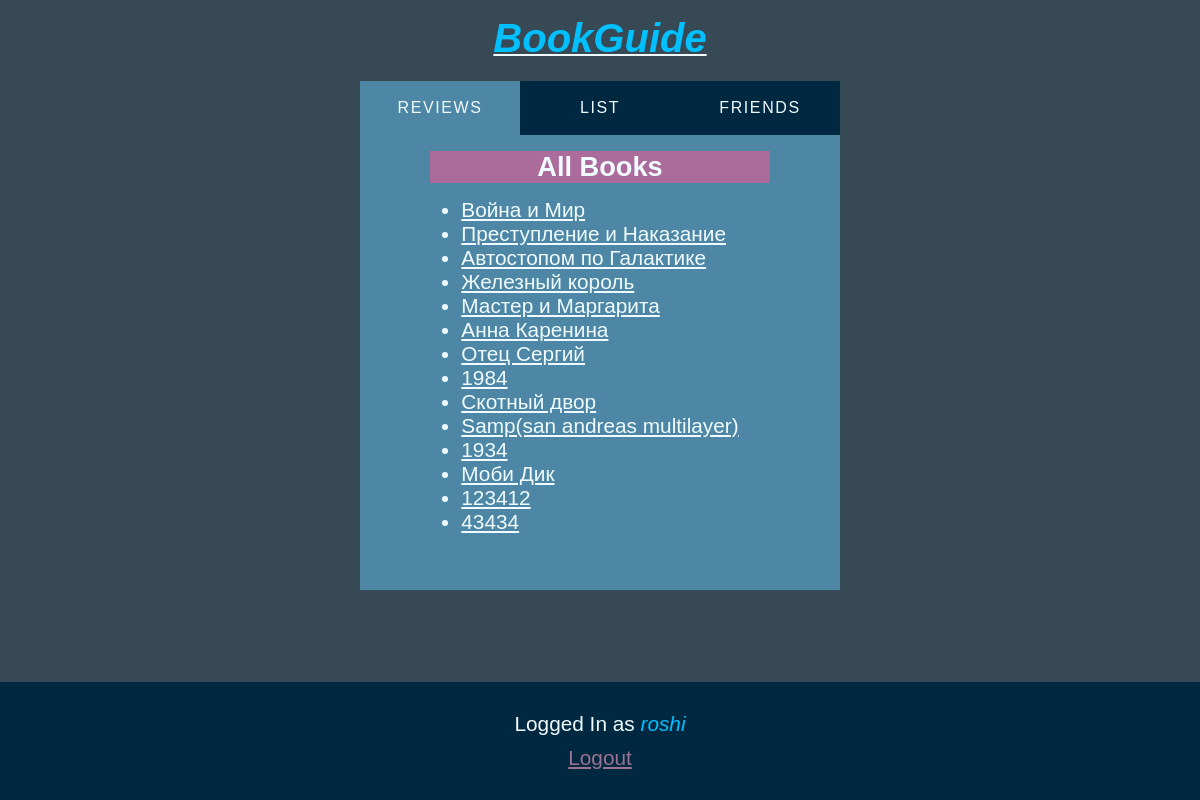
The app's page /books/ (signed in) with its own data.
### list/models.py (models this page shows)
class Book(models.Model):
    title = models.CharField(max_length=100)

### list/views.py (the view)
# urls.py: path('books/', views.allbooks, name="allbooks"),
def allbooks(request):
    context = {
        'books': Book.objects.all(),
        'current_tab': "reviews"
    }
    return render(request, 'allbooks.html', context)

### list/templates/allbooks.html (shortened to what this page needs)
{% extends "base_list.html" %}
{% load i18n %}
{% block main %}
<main>
    <article>
        <h2>{% trans 'All Books' %}</h2>
        <ul>
            {% for book in books %}
                <li><a href="{% url 'reviews' book.pk %}">{{book.title}}</a></li>
            {% endfor %}
        </ul>
    </article>
</main>
{% endblock %}

### list/templates/base_list.html (shortened to what this page needs)
{% extends "base_generic.html" %}
{% load list_extras %}
{% load i18n %}
{% block head %}
    {% load static %}
    <link rel="stylesheet" href="{% static 'list.css' %}" type="text/css">
    {% load static %}
    <link rel="stylesheet" href="{% static 'colors.css' %}" type="text/css">
{% endblock %}
{% block content %}
    <header>
        {% if another_owner.username %}
            <h1><em>{{ another_owner.username }}'s</em> <a href="{% url 'home' %}"><em>BookGuide</em></a></h1>
            {% if another_owner.username == request.user.username %}
                <span class="big-tag you">{% trans 'You' %}</span>
            {% elif another_owner.profile in request.user.profile.friends.all %}
                <span class="big-tag friend" >{% trans 'Friend' %}</span>
            {% elif another_owner in invites_from_me %}
                <span class="big-tag invite-sent">{% trans 'Invite Sent' %}</span>
            {% else %}
            <a class="big-tag send-invite" href="{% url 'send_invite' another_owner.username %}?next={{request.get_full_path}}">{% trans 'Send Invite' %}</a>
            {% endif %}
        {% else %}
            <h1><a href="{% url 'home' %}" ><em>BookGuide</em></a></h1>
        {% endif %}
    </header>
    <nav>
        <a {% if current_tab == 'reviews' %}selected{%endif%} href="{% url 'allbooks' %}">{% trans 'Reviews' %}</a>
        <a {% if current_tab == 'list' %}selected{%endif%} href="{% url 'home' %}">{% trans 'List' %}</a>
        <a {% if current_tab == 'friends' %}selected{%endif%} href="{% url 'friends' %}">{% trans 'Friends' %}</a>
    </nav>
    {% block main %}
    {% endblock %}
    <footer>
        {% if user.username %}
            <p>{% trans 'Logged In as' %} <em>{{ user.username }}</em></p>
            <a href="{% url 'logout' %}">{% trans 'Logout' %}</a>
        {% else %}
            <p>{% trans 'Not Logged In' %}</p>
            <em><a href="{% url 'login' %}">{% trans 'Login' %}</a></em>
        {% endif %}
    </footer>
{% endblock %}

### list/static/list.css (style rules this page uses)
html { font-size: 100%; }
* { font-size: 1.3rem; font-family: sans-serif; word-break: break-word; }
h1 { font-size: 1.5rem; }
nav { width: min(30rem, 100%); margin: 0 auto; display: flex; justify-content: center; align-items: center; text-align: center; background-color: var(--nav); }
nav>a { font-size: 1rem; flex: 1 1 0px; padding: 2ch 0 ; text-transform: uppercase; letter-spacing: 0.1rem; text-decoration: none; }
nav>a[selected] { background-color: var(--main); }
header>h1 em, header>h1 em * { font-size: 2.5rem; }
h2, h2 span { font-size: 1.7rem; }
article { min-width: min(20ch, 100%); }
html { overflow-x: hidden; }
body { display: flex; flex-direction: column; min-height: 100vh; min-width: 100vw; margin: 0; }
header { display: flex; align-items: center; flex-direction: column; padding-bottom: 10px; width: 100%; }
main { width: min(30rem, 100%); margin: 0 auto; display: flex; align-items: center; flex-direction: column; padding: 1rem 1ch; box-sizing: border-box; }
h1,h2,h3 { text-align: center; }
h2 { margin: 0 0 15px 0; }
ul { margin: 0 0 20px 0; padding: 0; }
h1 { margin-bottom: 10px; }
article:last-child { padding-bottom: 20px; }
li { margin: 0 31px; }
footer { margin-top: auto; margin-bottom: 0; width: 100%; padding-bottom: 30px; text-align: center; }
footer p { margin: 0 0 10px 0; padding-top: 30px; }
html { overscroll-behavior: none; }
body { background-color: var(--dark); }
header { background-color: var(--dark); }
main { background-color: var(--main); }
* { color: var(--text-light); }
h2 { background-color: var(--header-main); }
em, em * { color: var(--highlight); }
footer { background-color: var(--main-darker); }
footer a { color: var(--link-secondary); }

### list/static/colors.css (style rules this page uses)
html { --dark: #364954; --nav: #002840; --main: #4D87A5; --text-light: #F0FBFF; --text-dark: #444; --header-main: #AB6B9B; --header-secondary: #004D68; --highlight: #00C0FF; --danger: #C46367; --green: #2ECC71; --main-darker: #002840; --highlight-in-text: #9AAEBB; --highlight-in-header: #B8A6B3; --link-secondary: #9D7392; }

### records on screen
Book: title "Война и Мир"
Book: title "Преступление и Наказание"
Book: title "Автостопом по Галактике"
Book: title "Железный король"
Book: title "Мастер и Маргарита"
Book: title "Анна Каренина"
Book: title "Отец Сергий"
Book: title "1984"
Book: title "Скотный двор"
Book: title "Samp(san andreas multilayer)"
Book: title "1934"
Book: title "Моби Дик"
Book: title "123412"
Book: title "43434"

### other values on screen
{{ user.username }} "roshi"
